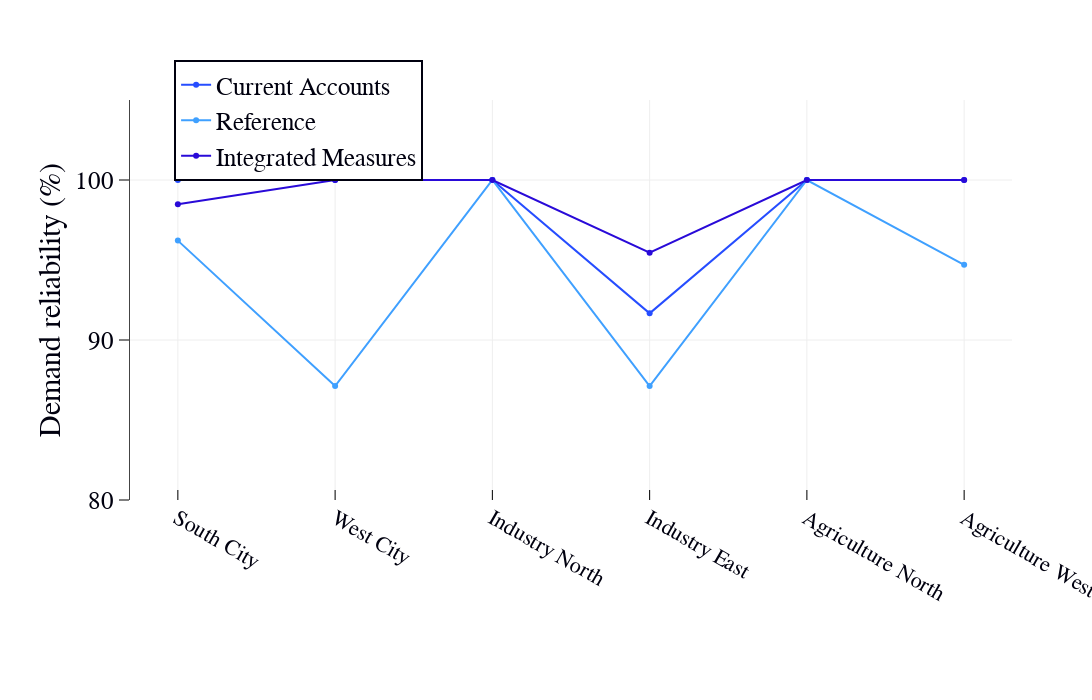

The notebook cell saved with this chart:
### Markdown cell above
# Plot reliability

### Code cell
scenario1 = go.Scatter(
    x=Result['Current Accounts']['BranchName'],
    y=Result['Current Accounts']['Reliability'],
    name = 'Current Accounts',
        mode = 'lines+markers',

    marker = dict(
        color = '#264DFF',
    
))


scenario2 = go.Scatter(
    x=Result['Reference']['BranchName'],
    y=Result['Reference']['Reliability'],
    name = 'Reference', 
    mode = 'lines+markers',

    marker = dict(
        color = '#3FA0FF'
))

scenario3 = go.Scatter(
    x=Result['Integrated Measures']['BranchName'],
    y=Result['Integrated Measures']['Reliability'],
    name = 'Integrated Measures',   
    mode = 'lines+markers',

    marker = dict(
        color = '#290AD8'
))

layout = dict(
    #title = "Use Case 3.3",
    yaxis = dict(
        title = "Demand reliability (%)",
        tickformat= ',',
        showline=True,
        tick0=0,

        dtick='10',
        ticks='outside',
        range = [80, 105],
        ticklen=10,
        tickcolor='#000',
        gridwidth=1,
        showgrid=True,

                ),
    
    xaxis = dict(
#         title = "Updated input parameters in the <br>Bear_River_WEAP_Model_2017",
#         showline=True,
        ticks='inside',
         tickfont=dict(size=22),
                tickcolor='#000',
        gridwidth=1,
        showgrid=True,

        ticklen=10
                    ),
    legend=dict(
        x=0.05,y=1.1,
          bordercolor='#00000f',
            borderwidth=2
        
               ),
    width=1100,
    height=700,
    #paper_bgcolor='rgb(233,233,233)',
    #plot_bgcolor='rgb(233,233,233)',
    margin=go.Margin(l=130,b=200),
    font=dict(size=25,family='arial',color='#00000f'),
    showlegend=True
)
data = [scenario1, scenario2,scenario3]


# create a figure object
fig = dict(data=data, layout=layout)
#py.iplot(fig, filename = "2.3Identify_SeasonalValues") 


## it can be run from the local machine on Pycharm like this like below
## It would also work here offline but in a seperate window  
offline.iplot(fig,filename = 'jupyter/UnmentDemand@BirdRefuge' )       

print "Figure x is replicated!!"

### Figure 1 — Plotly figure (JSON) as saved in the notebook; plotly's stock layout.template omitted (floating-point values rounded to 4 significant figures)
{"data": [{"marker": {"color": "#264DFF"}, "mode": "lines+markers", "name": "Current Accounts", "type": "scatter", "x": ["South City", "West City", "Industry North", "Industry East", "Agriculture North", "Agriculture West"], "y": [100, 100, 100, 91.67, 100, 100]}, {"marker": {"color": "#3FA0FF"}, "mode": "lines+markers", "name": "Reference", "type": "scatter", "x": ["South City", "West City", "Industry North", "Industry East", "Agriculture North", "Agriculture West"], "y": [96.21, 87.12, 100, 87.12, 100, 94.7]}, {"marker": {"color": "#290AD8"}, "mode": "lines+markers", "name": "Integrated Measures", "type": "scatter", "x": ["South City", "West City", "Industry North", "Industry East", "Agriculture North", "Agriculture West"], "y": [98.48, 100, 100, 95.45, 100, 100]}], "layout": {"font": {"color": "#00000f", "family": "arial", "size": 25}, "height": 700, "legend": {"bordercolor": "#00000f", "borderwidth": 2, "x": 0.05, "y": 1.1}, "margin": {"b": 200, "l": 130}, "showlegend": true, "width": 1100, "xaxis": {"gridwidth": 1, "showgrid": true, "tickcolor": "#000", "tickfont": {"size": 22}, "ticklen": 10, "ticks": "inside"}, "yaxis": {"dtick": "10", "gridwidth": 1, "range": [80, 105], "showgrid": true, "showline": true, "tick0": 0, "tickcolor": "#000", "tickformat": ",", "ticklen": 10, "ticks": "outside", "title": "Demand reliability (%)"}}}
